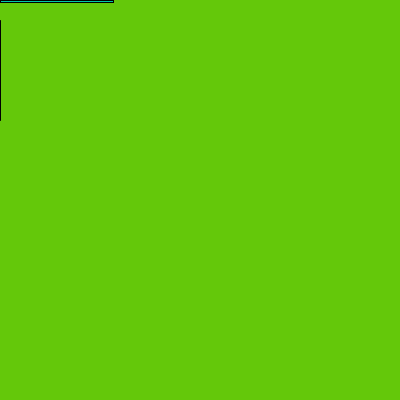
Frame 1 (no input)
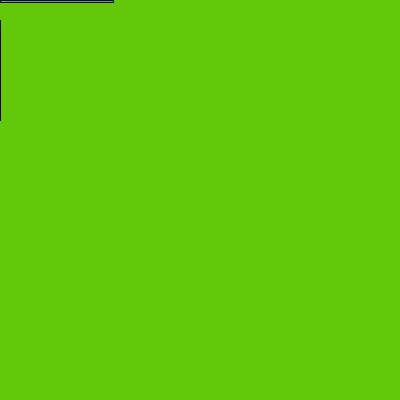
Frame 60 (the mouse pressed at the canvas centre just before this capture)
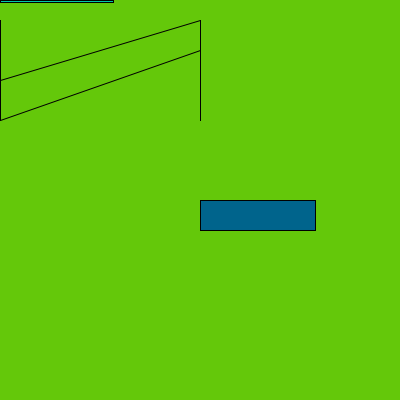
Frame 120 (the mouse held since frame 60 and released just before this capture)

The Processing sketch that drew these frames (run headless with seeded random() and noise(); from frame 60 on, the mouse is pressed at the canvas centre):

// Processing sketch: f17_magd150_lab03_Callan
// ── f17_magd150_lab03_Callan.pde
void setup(){
  size(400,400);
  background(100,200,10);
}

void draw(){
  
  char c;
  float f=constrain(mouseX,30,70);//doesn't like float f get below 30 or higher then 70
  int i = max(3,10);//sets i to 10
  int j = min(2,12);//sets j to 2
  
  
  c='A';
  f=float(c+=50);
  i=int(f*2);
  
  println(f); //should say f is 115.0
  println(i);// should say I is 230
  
   if (mousePressed){//if I press the mouse its one color
    fill(0,100,140);//gives this rect color
    rect(mouseX,mouseY,i/=2,30);//lets me move the mouse around and make rects
  }
  else{//when I dont press the mouse its the other color
  fill(0,200,170);//gives this rect color
 rect(mouseX,mouseY,f-=2,j);//lets me move the mouse around and makes rects
  }
  frameRate(60);//60 fps is default anyway but I want it like this.
  println(frameCount);//counts the frames... cool to see though
  
  line(mouseX,20,pmouseX,80);
  line(mouseX,50,pmouseX,120);//had to use processor to help me out with this pmouseX
  println(mouseX + " : " + pmouseX);//this is actually pretty cool
  /*I have used all the required pieces, 3 functions listed at the top, 4 math
  operators or comparisons, and I have used at least 4 of the Prcessing key words.*/
  

}
